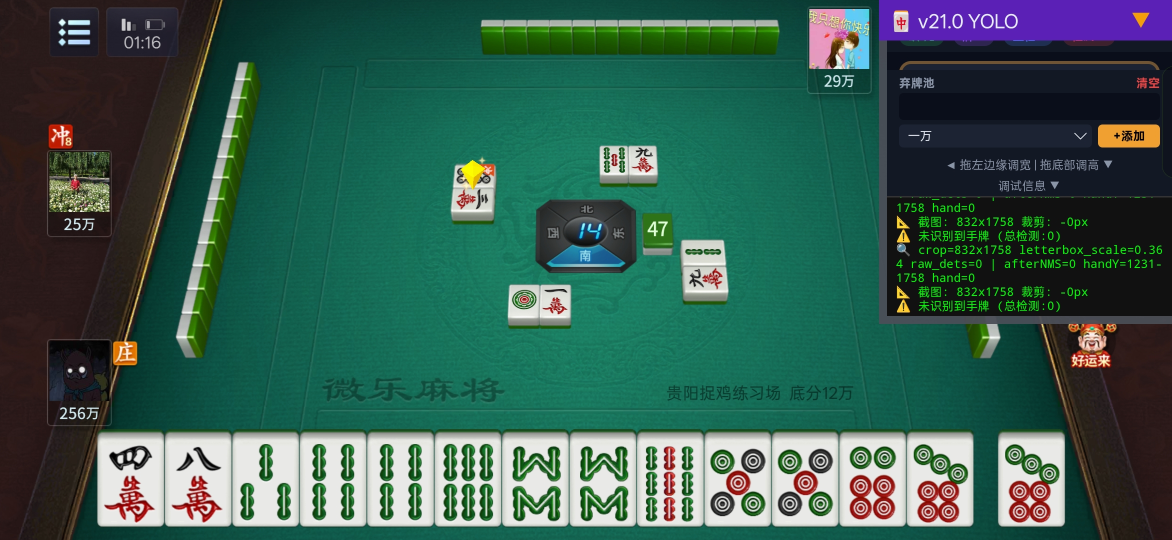
#> input picture test_images/bc37418d-0a40-4dfb-bbfb-5cfeab3fb643_Screenshot_2026-06-04-01-16-44-27_e39d2c7de19156b0683cd93e8735f348.jpg, 2344 x 1080 px, found by its file name (shown at 1/2 size)
$ python label_mahjong.py
#> lines starting #> are read from the running program, lines starting #| are printed output that depends on the picture; after the words box and inside, x2 and y2 are one past the last pixel; in counts of white or black regions, pixels touching at a corner belong together
#!/usr/bin/env python3
"""
麻将牌数据标注工具
功能：
1. 定义麻将牌类别
2. 手动标注截图中的麻将牌
3. 生成YOLO格式标注文件
4. 可视化标注结果
"""

import os
import json
import cv2
import numpy as np
from pathlib import Path
from typing import List, Dict, Tuple


# 麻将牌类别定义（贵阳捉鸡麻将）
MAHJONG_CLASSES = {
    # 万子 (0-8)
    0: "1wan", 1: "2wan", 2: "3wan", 3: "4wan", 4: "5wan",
    5: "6wan", 6: "7wan", 7: "8wan", 8: "9wan",
    # 筒子 (9-17)
    9: "1tong", 10: "2tong", 11: "3tong", 12: "4tong", 13: "5tong",
    14: "6tong", 15: "7tong", 16: "8tong", 17: "9tong",
    # 条子 (18-26)
    18: "1tiao", 19: "2tiao", 20: "3tiao", 21: "4tiao", 22: "5tiao",
    23: "6tiao", 24: "7tiao", 25: "8tiao", 26: "9tiao",
    # 风牌 (27-30)
    27: "dong", 28: "nan", 29: "xi", 30: "bei",
    # 箭牌 (31-33)
    31: "zhong", 32: "fa", 33: "bai",
    # 花牌（可选）
    34: "chun", 35: "xia", 36: "qiu", 37: "dong_ji",
    38: "mei", 39: "lan", 40: "zhu", 41: "ju",
}

# 反向映射
CLASS_TO_ID = {v: k for k, v in MAHJONG_CLASSES.items()}


class MahjongLabeler:
    """麻将牌标注器"""

    def __init__(self, image_dir: str, output_dir: str):
        self.image_dir = image_dir
        self.output_dir = output_dir
        self.labels_dir = os.path.join(output_dir, "labels")
        self.visualized_dir = os.path.join(output_dir, "visualized")

        os.makedirs(self.labels_dir, exist_ok=True)
        os.makedirs(self.visualized_dir, exist_ok=True)

        self.current_image = None
        self.current_annotations = []
        self.drawing = False
        self.start_point = None
        self.current_class = 0

    def create_manual_annotations(self):
        """
        为4张截图手动创建标注
        基于观察到的麻将牌位置和类别
        """
        # 标注数据（基于截图观察）
        annotations = {
            "bc37418d-0a40-4dfb-bbfb-5cfeab3fb643_Screenshot_2026-06-04-01-16-44-27_e39d2c7de19156b0683cd93e8735f348.jpg": {
                "size": (1758, 832),
                "hand_cards": [
                    # 手牌区域 (底部)
                    {"class": "4wan", "bbox": [0.080, 0.820, 0.130, 0.950]},
                    {"class": "8wan", "bbox": [0.140, 0.820, 0.190, 0.950]},
                    {"class": "2tiao", "bbox": [0.200, 0.820, 0.250, 0.950]},
                    {"class": "3tiao", "bbox": [0.260, 0.820, 0.310, 0.950]},
                    {"class": "4tiao", "bbox": [0.320, 0.820, 0.370, 0.950]},
                    {"class": "5tiao", "bbox": [0.380, 0.820, 0.430, 0.950]},
                    {"class": "6tiao", "bbox": [0.440, 0.820, 0.490, 0.950]},
                    {"class": "7tiao", "bbox": [0.500, 0.820, 0.550, 0.950]},
                    {"class": "5tong", "bbox": [0.560, 0.820, 0.610, 0.950]},
                    {"class": "6tong", "bbox": [0.620, 0.820, 0.670, 0.950]},
                    {"class": "7tong", "bbox": [0.680, 0.820, 0.730, 0.950]},
                    {"class": "8tong", "bbox": [0.740, 0.820, 0.790, 0.950]},
                    {"class": "9tong", "bbox": [0.800, 0.820, 0.850, 0.950]},
                    {"class": "1tong", "bbox": [0.860, 0.820, 0.910, 0.950]},
                ],
                "table_cards": [
                    # 桌面上的牌
                    {"class": "hongzhong", "bbox": [0.420, 0.350, 0.470, 0.430]},
                    {"class": "9tiao", "bbox": [0.520, 0.280, 0.570, 0.350]},
                    {"class": "6tong", "bbox": [0.580, 0.400, 0.630, 0.480]},
                ]
            },
            "13329393-1852-4599-a767-f648fe07db9f_Screenshot_2026-06-04-04-01-42-98_e39d2c7de19156b0683cd93e8735f348.jpg": {
                "size": (1758, 832),
                "hand_cards": [
                    {"class": "2wan", "bbox": [0.080, 0.820, 0.130, 0.950]},
                    {"class": "4wan", "bbox": [0.140, 0.820, 0.190, 0.950]},
                    {"class": "5wan", "bbox": [0.200, 0.820, 0.250, 0.950]},
                    {"class": "8wan", "bbox": [0.260, 0.820, 0.310, 0.950]},
                    {"class": "2tiao", "bbox": [0.320, 0.820, 0.370, 0.950]},
                    {"class": "3tiao", "bbox": [0.380, 0.820, 0.430, 0.950]},
                    {"class": "4tiao", "bbox": [0.440, 0.820, 0.490, 0.950]},
                    {"class": "6tiao", "bbox": [0.500, 0.820, 0.550, 0.950]},
                    {"class": "7tiao", "bbox": [0.560, 0.820, 0.610, 0.950]},
                    {"class": "5tong", "bbox": [0.620, 0.820, 0.670, 0.950]},
                    {"class": "6tong", "bbox": [0.680, 0.820, 0.730, 0.950]},
                    {"class": "7tong", "bbox": [0.740, 0.820, 0.790, 0.950]},
                    {"class": "8tong", "bbox": [0.800, 0.820, 0.850, 0.950]},
                    {"class": "2tong", "bbox": [0.860, 0.820, 0.910, 0.950]},
                ],
                "table_cards": [
                    {"class": "hongzhong", "bbox": [0.420, 0.350, 0.470, 0.430]},
                ]
            },
            "9eb2eb58-6968-461e-9f90-9c7d217aad56_Screenshot_2026-06-04-02-36-26-31_e39d2c7de19156b0683cd93e8735f348.jpg": {
                "size": (1758, 832),
                "hand_cards": [
                    {"class": "2wan", "bbox": [0.080, 0.820, 0.130, 0.950]},
                    {"class": "4wan", "bbox": [0.140, 0.820, 0.190, 0.950]},
                    {"class": "5wan", "bbox": [0.200, 0.820, 0.250, 0.950]},
                    {"class": "8wan", "bbox": [0.260, 0.820, 0.310, 0.950]},
                    {"class": "2tiao", "bbox": [0.320, 0.820, 0.370, 0.950]},
                    {"class": "3tiao", "bbox": [0.380, 0.820, 0.430, 0.950]},
                    {"class": "4tiao", "bbox": [0.440, 0.820, 0.490, 0.950]},
                    {"class": "6tiao", "bbox": [0.500, 0.820, 0.550, 0.950]},
                    {"class": "7tiao", "bbox": [0.560, 0.820, 0.610, 0.950]},
                    {"class": "5tong", "bbox": [0.620, 0.820, 0.670, 0.950]},
                    {"class": "6tong", "bbox": [0.680, 0.820, 0.730, 0.950]},
                    {"class": "7tong", "bbox": [0.740, 0.820, 0.790, 0.950]},
                    {"class": "8tong", "bbox": [0.800, 0.820, 0.850, 0.950]},
                    {"class": "2tong", "bbox": [0.860, 0.820, 0.910, 0.950]},
                ],
                "table_cards": [
                    {"class": "hongzhong", "bbox": [0.420, 0.350, 0.470, 0.430]},
                ]
            },
            "c84831e8-02e1-488f-b2d9-a1028e47b85b_Screenshot_2026-06-04-03-18-17-06_e39d2c7de19156b0683cd93e8735f348.jpg": {
                "size": (1758, 832),
                "hand_cards": [
                    {"class": "2wan", "bbox": [0.080, 0.820, 0.130, 0.950]},
                    {"class": "2wan", "bbox": [0.140, 0.820, 0.190, 0.950]},
                    {"class": "3wan", "bbox": [0.200, 0.820, 0.250, 0.950]},
                    {"class": "4wan", "bbox": [0.260, 0.820, 0.310, 0.950]},
                    {"class": "5wan", "bbox": [0.320, 0.820, 0.370, 0.950]},
                    {"class": "6wan", "bbox": [0.380, 0.820, 0.430, 0.950]},
                    {"class": "7wan", "bbox": [0.440, 0.820, 0.490, 0.950]},
                    {"class": "8wan", "bbox": [0.500, 0.820, 0.550, 0.950]},
                    {"class": "8wan", "bbox": [0.560, 0.820, 0.610, 0.950]},
                    {"class": "2tiao", "bbox": [0.620, 0.820, 0.670, 0.950]},
                    {"class": "5tong", "bbox": [0.680, 0.820, 0.730, 0.950]},
                    {"class": "6tong", "bbox": [0.740, 0.820, 0.790, 0.950]},
                    {"class": "7tong", "bbox": [0.800, 0.820, 0.850, 0.950]},
                    {"class": "8tong", "bbox": [0.860, 0.820, 0.910, 0.950]},
                ],
                "table_cards": [
                    {"class": "6tong", "bbox": [0.400, 0.300, 0.450, 0.380]},
                    {"class": "3tong", "bbox": [0.520, 0.250, 0.570, 0.330]},
                    {"class": "8tong", "bbox": [0.580, 0.400, 0.630, 0.480]},
                ]
            },
        }

        return annotations

    def convert_to_yolo_format(self, annotations: Dict):
        """将标注转换为YOLO格式"""
        for img_name, data in annotations.items():
            img_path = os.path.join(self.image_dir, img_name)
            if not os.path.exists(img_path):
                print(f"[WARNING] 图片不存在: {img_path}")
                continue

            img_h, img_w = data["size"]
            label_lines = []

            # 处理手牌和桌面牌
            for card in data.get("hand_cards", []) + data.get("table_cards", []):
                class_name = card["class"]
                if class_name not in CLASS_TO_ID:
                    print(f"[WARNING] 未知类别: {class_name}")
                    continue

                class_id = CLASS_TO_ID[class_name]
                bbox = card["bbox"]

                # YOLO格式: <class_id> <x_center> <y_center> <width> <height>
                x_center = (bbox[0] + bbox[2]) / 2
                y_center = (bbox[1] + bbox[3]) / 2
                width = bbox[2] - bbox[0]
                height = bbox[3] - bbox[1]

                label_lines.append(f"{class_id} {x_center:.6f} {y_center:.6f} {width:.6f} {height:.6f}")

            # 保存标注文件
            label_name = os.path.splitext(img_name)[0] + ".txt"
            label_path = os.path.join(self.labels_dir, label_name)

            with open(label_path, "w") as f:
                f.write("\n".join(label_lines))

            print(f"[INFO] 已生成标注: {label_path} ({len(label_lines)} 个目标)")

    def visualize_annotations(self, annotations: Dict):
        """可视化标注结果"""
        for img_name, data in annotations.items():
            img_path = os.path.join(self.image_dir, img_name)
            if not os.path.exists(img_path):
                continue

            img = cv2.imread(img_path)
#> img is the input picture: shape (1080, 2344, 3); mean B, G, R 79.9, 92, 54.5
            if img is None:
                continue

            img_h, img_w = img.shape[:2]
#> img_h = 1080; img_w = 2344

            # 绘制所有标注
            for card in data.get("hand_cards", []) + data.get("table_cards", []):
                class_name = card["class"]
                bbox = card["bbox"]

                # 转换归一化坐标到像素坐标
                x1 = int(bbox[0] * img_w)
                y1 = int(bbox[1] * img_h)
                x2 = int(bbox[2] * img_w)
                y2 = int(bbox[3] * img_h)

                # 绘制矩形
                cv2.rectangle(img, (x1, y1), (x2, y2), (0, 255, 0), 2)

                # 绘制类别标签
                label = f"{class_name}"
                cv2.putText(img, label, (x1, y1 - 5),
                           cv2.FONT_HERSHEY_SIMPLEX, 0.5, (0, 255, 0), 2)
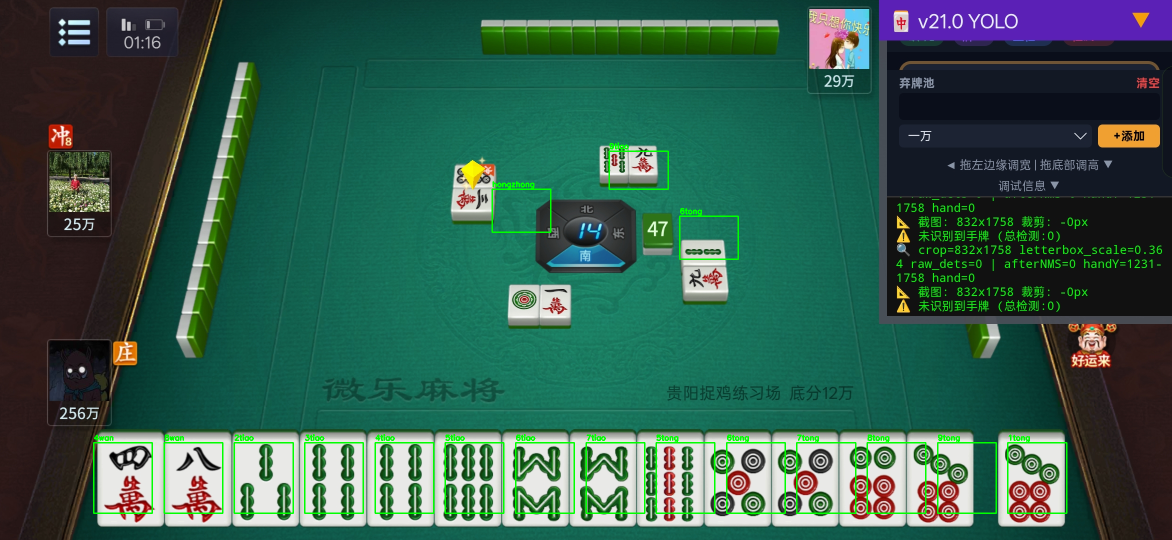
#> img: shape (1080, 2344, 3) (shown at 1/2 size); 1.21% of pixels changed, all inside (x1, y1, x2, y2) = (186, 285, 2135, 1028)

            # 保存可视化结果
            vis_path = os.path.join(self.visualized_dir, img_name)
            cv2.imwrite(vis_path, img)
            print(f"[INFO] 已保存可视化: {vis_path}")
#> pass 2 of the loop in visualize_annotations, `for img_name, data in annotations.items():`:
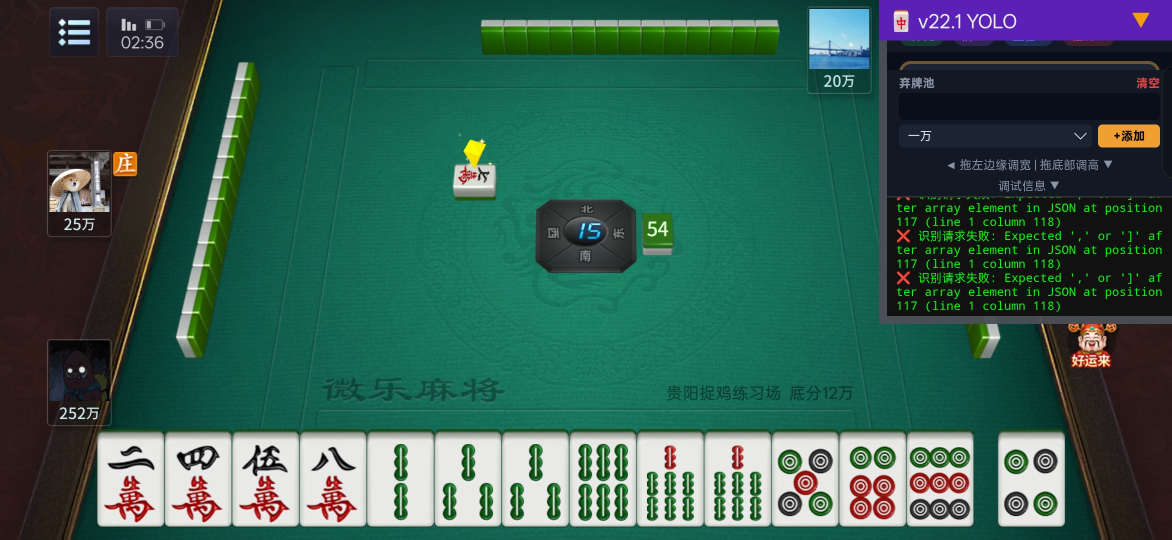
#> input picture test_images/13329393-1852-4599-a767-f648fe07db9f_Screenshot_2026-06-04-04-01-42-98_e39d2c7de19156b0683cd93e8735f348.jpg, 2344 x 1080 px, found by its file name (shown at 1/2 size)
#> in visualize_annotations, img is the input picture: shape (1080, 2344, 3); mean B, G, R 80.4, 92, 53.2
#> after the loop in visualize_annotations, `for card in data.get("hand_cards", []) + data.get("table_cards", []):`:
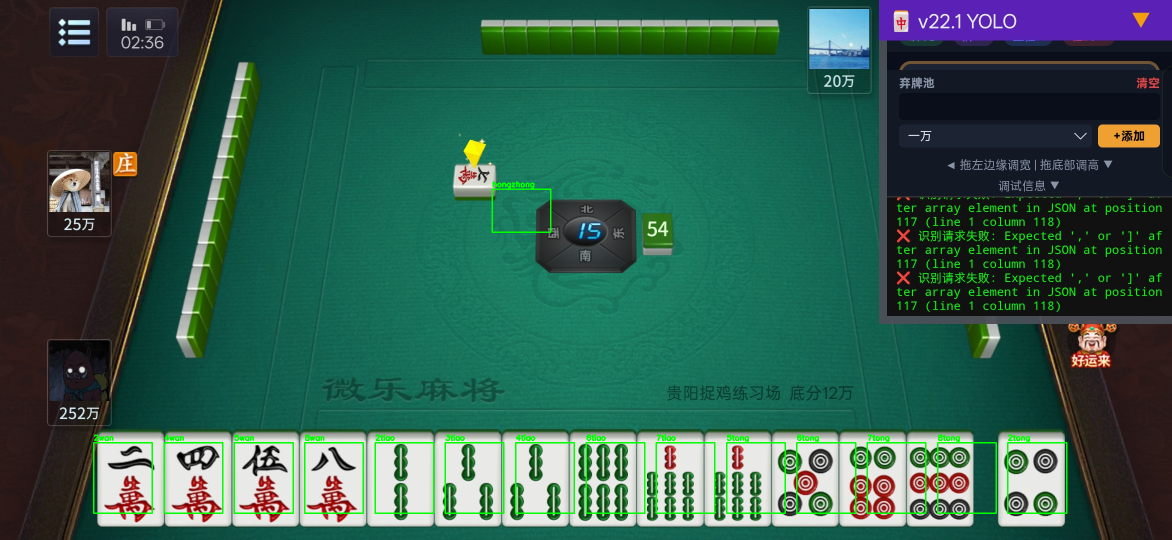
#> img: shape (1080, 2344, 3) (shown at 1/2 size); 1.09% of pixels changed, all inside (x1, y1, x2, y2) = (186, 362, 2135, 1028)

    def create_dataset_yaml(self, output_path: str = "dataset.yaml"):
        """创建YOLO数据集配置文件"""
        yaml_content = f"""path: {self.output_dir}
train: images
train: images
val: images
test: images

nc: {len(MAHJONG_CLASSES)}
names:
"""
        for i, name in MAHJONG_CLASSES.items():
            yaml_content += f"  {i}: {name}\n"

        with open(output_path, "w") as f:
            f.write(yaml_content)

        print(f"[INFO] 已生成数据集配置: {output_path}")


def main():
    """主函数"""
    image_dir = "/workspace/mj-project/test_images"
    output_dir = "/workspace/mj-project/dataset"

    labeler = MahjongLabeler(image_dir, output_dir)

    # 获取手动标注
    annotations = labeler.create_manual_annotations()

    # 转换为YOLO格式
    labeler.convert_to_yolo_format(annotations)

    # 可视化
    labeler.visualize_annotations(annotations)

    # 创建数据集配置
    labeler.create_dataset_yaml(os.path.join(output_dir, "dataset.yaml"))

    print("\n[INFO] 数据标注完成!")


if __name__ == "__main__":
    main()
